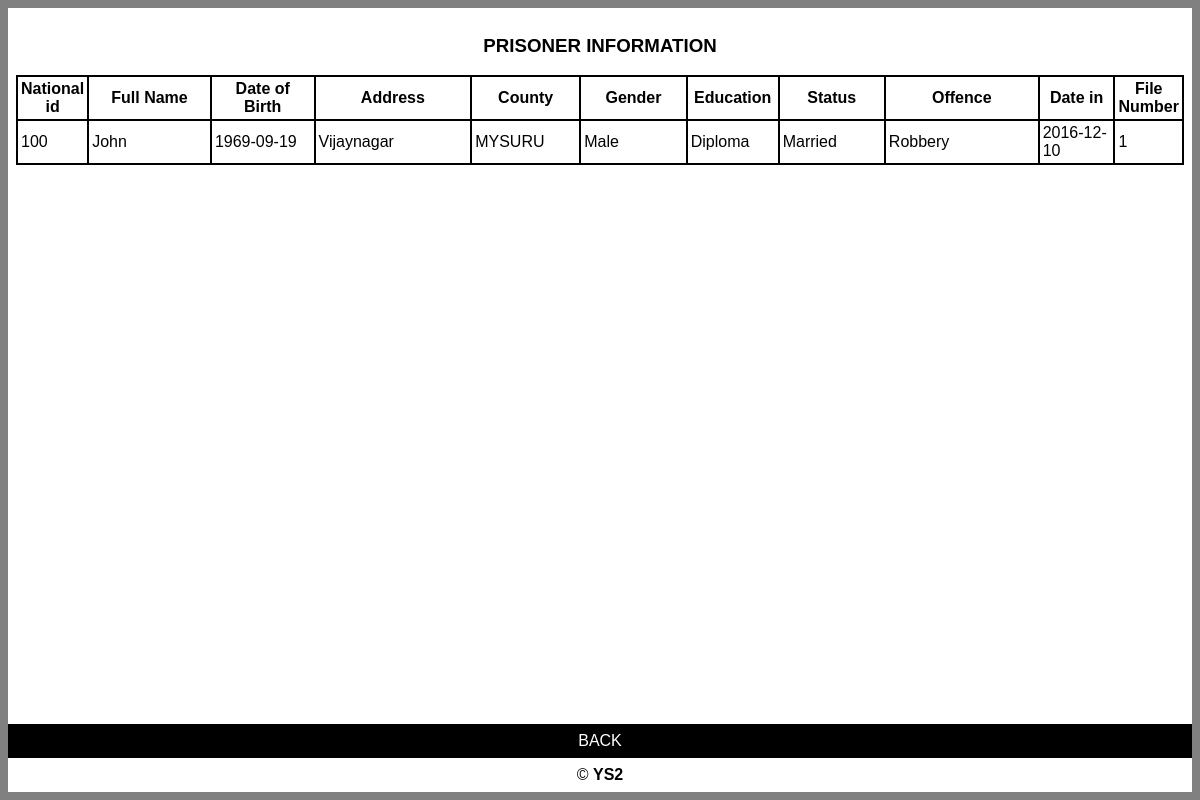
/search.php?keyname=100, run on the app's committed database.
### tables this page shows
CREATE TABLE `registration_bkp` (
  `id` int(10) NOT NULL DEFAULT '0',
  `Full_Name` varchar(23) NOT NULL,
  `DOB` date NOT NULL,
  `Address` varchar(20) NOT NULL,
  `County` varchar(20) NOT NULL,
  `Gender` varchar(20) NOT NULL,
  `Education` varchar(20) NOT NULL,
  `Marital` varchar(20) NOT NULL,
  `Offence` varchar(90) NOT NULL,
  `Date_in` date NOT NULL,
  `File_num` varchar(12) NOT NULL
);

### search.php (the view, shortened to what this page needs)
<html>
<head>
   <link rel="stylesheet" media="screen" href="login.css" >
</head>
<body>
	<table align='center' border='0' bgcolor='BLACK' width='100%' height='100%' cellpadding='8' cellspacing='0' height='200'>
          <tr>
            <td bgcolor='white' valign='top'>
<?php
$searchTerm = trim($_GET["keyname"]);
$conn=mysqli_connect("localhost", "root","","prison") or die(mysqli_error());
$query ="SELECT * FROM registration_bkp WHERE id LIKE '$searchTerm'";
$results = mysqli_query($conn,$query)or die("MySQL error: " . mysqli_error($conn));
if(mysqli_num_rows($results) >=1)
{
echo"<table align='center' width='100%' border='0' cellpadding='3' cellspacing='2' bgcolor='black'>
<caption><h3>PRISONER INFORMATION</h3></caption>
<tr bgcolor='white'>
<th width='3%'>National id</th>
<th width='12%'>Full Name</th>
<th width='10%'>Date of Birth</th>
<th width='15%'>Address</th>
<th width='10%'>County</th>
<th width='10%'>Gender</th>
<th width='3%'>Education</th>
<th width='10%'>Status</th>
<th width='15%'>Offence</th>
<th width='10%'>Date in</th>
<th width='10%'>File Number</th>
</tr>";
   while($row=mysqli_fetch_array ($results))
{
echo "<tr bgcolor='white'>";
echo  "<td width='3%'>".$row ['id']."</td>";
echo  "<td width='7%'>".$row ['Full_Name']."</td>";
echo  "<td width='10%'>".$row ['DOB']."</td>";
echo  "<td width='15%'>".$row ['Address']. "</td>";
echo  "<td width='10%'>".$row ['County']."</td>";
echo  "<td width='3%'>" .$row ['Gender']."</td>";
echo  "<td width='8%'>".$row ['Education']."</td>";
echo  "<td width='8'>".$row ['Marital']."</td>";
echo  "<td width='8%'>".$row ['Offence']. "</td>";
echo  "<td width='15%'>".$row ['Date_in']."</td>";
echo  "<td width='6%'>".$row ['File_num']."</td>";
echo "</tr>";
}
echo"</table>";
}
	 ?>
	 <br/>
			</td>
          </tr>
          <tr>
			<td align="center" height='4%' bgcolor='black'><a href="search-form.php" target="_parent" >BACK <b> </b></a>
          </tr>
           <tr>
            <td colspan='3' align='center'  bgcolor='white' height='1'>
					&copy; <strong>
                YS2</strong></td>
          </tr>
	</table>
</body>
</head>
</html>

### login.css (style rules this page uses)
body { font: 14px/21px "Lucida Sans", "Lucida Grande", "Lucida Sans Unicode", sans-serif;background:gray; }
a { color:#fff; text-decoration:none; }

### data on the page
registration_bkp: id "100", Full_Name "John", DOB "1969-09-19", Address "Vijaynagar", County "MYSURU", Gender "Male", Education "Diploma", Marital "Married", Offence "Robbery", Date_in "2016-12-10", File_num "1"
